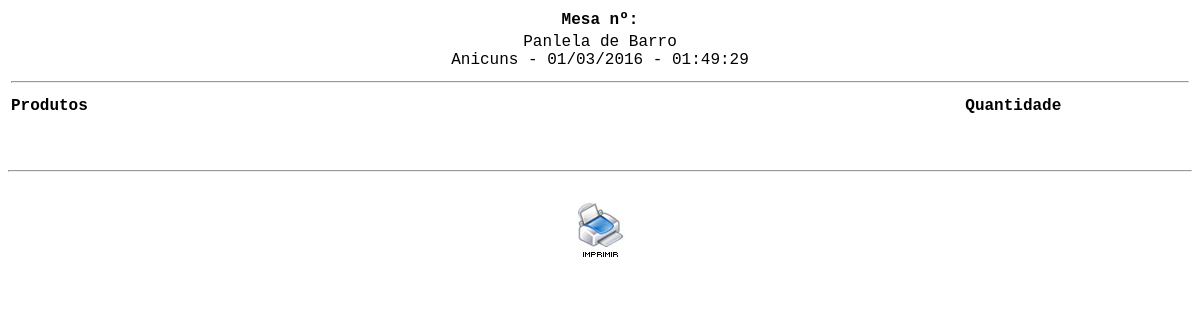
Page /cozinha.php on the earlier database version.
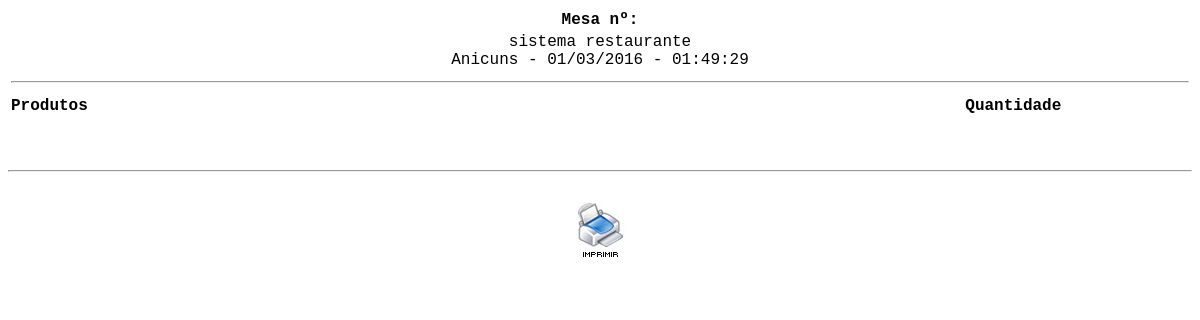
Same page on the later database version.
### tables this page shows
CREATE TABLE `config` (
  `id_conf` int(30) NOT NULL,
  `empresa` varchar(200) NOT NULL,
  `telefone` varchar(30) NOT NULL,
  `pgarcon` int(10) NOT NULL,
  `ativo` int(2) NOT NULL
);

### cozinha.php (the view, shortened to what this page needs)
<?php
$sql = mysql_query("SELECT * FROM config");
$ver = mysql_fetch_array($sql);
?>
<!DOCTYPE html PUBLIC "-//W3C//DTD XHTML 1.0 Transitional//EN" "http://www.w3.org/TR/xhtml1/DTD/xhtml1-transitional.dtd">
<html xmlns="http://www.w3.org/1999/xhtml">
<head>
</head>
<body>
<table width="100%" border="0" class="inputs">
  <tr>
  <?php
 $mesa = $_GET['id_mesa'];
  ?>
  <td align="center"><strong><span class="titulo">Mesa nº: <?php echo $mesa ?></span></strong></td>
  </tr>
  <tr>
    <td align="center"><?php echo $ver['empresa']?> <br/> Anicuns - <?php echo date("d/m/Y - H:i:s"); ?></td>
  </tr>
    <tr>
    <td><hr/></td>
    </tr>
</table>
<table width="100%">
    <tr>
	  <td width="70%"><strong>Produtos</strong></td>
	  <td width="30%" align="center"><strong>Quantidade</strong></td>
  </tr>
	<tr class="fontcomanda">
	  <td colspan="2" align="left" class="btn">&nbsp;</td>
  </tr>
	<tr class="fontcomanda">
	  <td colspan="2" align="center" class="btn"></td>
  </tr>
</table>
 <br/>
<hr />
<br/>
<table width="100%">
	<tr class="fontcomanda">
	  <td width="100%" colspan="3" align="center" class="btn"><a href="?deleta=deleta" onClick="window.print();"><img src="imagens/icon_imprime.jpg" width="60" height="60" border="0" /></a></td>
  </tr>
    </table>
</body>
</html>

Differences in the rows shown:
changed config: empresa "Panlela de Barro" → "sistema restaurante"
